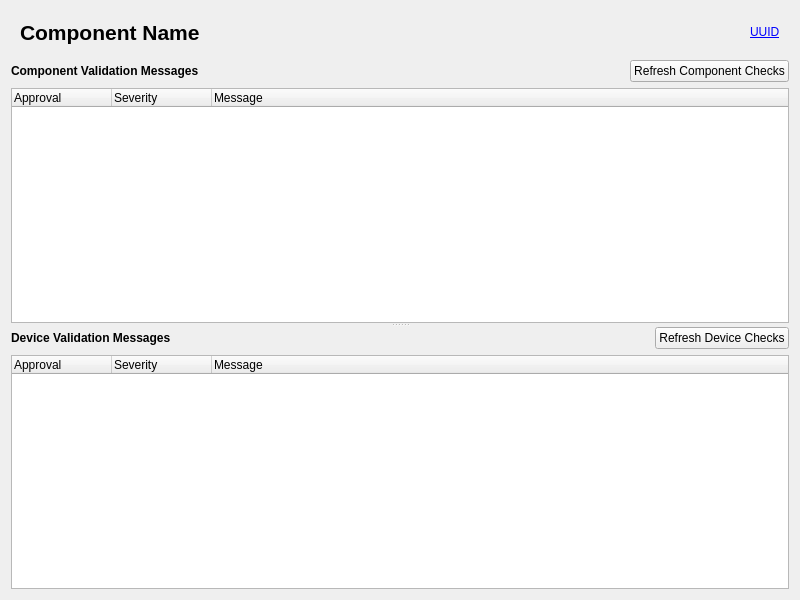
<?xml version="1.0" encoding="UTF-8"?>
<ui version="4.0">
 <class>ComponentReviewPage</class>
 <widget class="QWidget" name="ComponentReviewPage">
  <property name="geometry">
   <rect>
    <x>0</x>
    <y>0</y>
    <width>800</width>
    <height>600</height>
   </rect>
  </property>
  <property name="windowTitle">
   <string>Component Review</string>
  </property>
  <layout class="QVBoxLayout" name="verticalLayout_main">
   <item>
    <widget class="QWidget" name="header_widget">
     <layout class="QHBoxLayout" name="horizontalLayout_header">
      <item>
       <widget class="QLabel" name="label_component_name">
        <property name="font">
         <font>
          <pointsize>16</pointsize>
          <weight>75</weight>
          <bold>true</bold>
         </font>
        </property>
        <property name="text">
         <string>Component Name</string>
        </property>
       </widget>
      </item>
      <item>
       <spacer name="horizontalSpacer_header">
        <property name="orientation">
         <enum>Qt::Horizontal</enum>
        </property>
        <property name="sizeHint" stdset="0">
         <size>
          <width>40</width>
          <height>20</height>
         </size>
        </property>
       </spacer>
      </item>
      <item>
       <widget class="QLabel" name="label_component_uuid">
        <property name="text">
         <string>&lt;a href="#"&gt;UUID&lt;/a&gt;</string>
        </property>
        <property name="openExternalLinks">
         <bool>false</bool>
        </property>
       </widget>
      </item>
     </layout>
    </widget>
   </item>
   <item>
    <widget class="QSplitter" name="main_splitter">
     <property name="orientation">
      <enum>Qt::Vertical</enum>
     </property>
     <widget class="QWidget" name="component_validation_widget">
      <layout class="QVBoxLayout" name="verticalLayout_component_validation">
       <item>
        <layout class="QHBoxLayout" name="horizontalLayout_component_validation_header">
         <item>
          <widget class="QLabel" name="label_component_validation_header">
           <property name="font">
            <font>
             <weight>75</weight>
             <bold>true</bold>
            </font>
           </property>
           <property name="text">
            <string>Component Validation Messages</string>
           </property>
          </widget>
         </item>
         <item>
          <spacer name="horizontalSpacer_component_validation">
           <property name="orientation">
            <enum>Qt::Horizontal</enum>
           </property>
           <property name="sizeHint" stdset="0">
            <size>
             <width>40</width>
             <height>20</height>
            </size>
           </property>
          </spacer>
         </item>
         <item>
          <widget class="QPushButton" name="button_refresh_component_checks">
           <property name="text">
            <string>Refresh Component Checks</string>
           </property>
          </widget>
         </item>
        </layout>
       </item>
       <item>
        <widget class="QTreeWidget" name="component_validation_tree">
         <property name="rootIsDecorated">
          <bool>false</bool>
         </property>
         <column>
          <property name="text">
           <string>Approval</string>
          </property>
         </column>
         <column>
          <property name="text">
           <string>Severity</string>
          </property>
         </column>
         <column>
          <property name="text">
           <string>Message</string>
          </property>
         </column>
        </widget>
       </item>
      </layout>
     </widget>
     <widget class="QWidget" name="device_validation_widget">
      <layout class="QVBoxLayout" name="verticalLayout_device_validation">
       <item>
        <layout class="QHBoxLayout" name="horizontalLayout_device_validation_header">
         <item>
          <widget class="QLabel" name="label_device_validation_header">
           <property name="font">
            <font>
             <weight>75</weight>
             <bold>true</bold>
            </font>
           </property>
           <property name="text">
            <string>Device Validation Messages</string>
           </property>
          </widget>
         </item>
         <item>
          <spacer name="horizontalSpacer_device_validation">
           <property name="orientation">
            <enum>Qt::Horizontal</enum>
           </property>
           <property name="sizeHint" stdset="0">
            <size>
             <width>40</width>
             <height>20</height>
            </size>
           </property>
          </spacer>
         </item>
         <item>
          <widget class="QPushButton" name="button_refresh_device_checks">
           <property name="text">
            <string>Refresh Device Checks</string>
           </property>
          </widget>
         </item>
        </layout>
       </item>
       <item>
        <widget class="QTreeWidget" name="device_validation_tree">
         <property name="rootIsDecorated">
          <bool>false</bool>
         </property>
         <column>
          <property name="text">
           <string>Approval</string>
          </property>
         </column>
         <column>
          <property name="text">
           <string>Severity</string>
          </property>
         </column>
         <column>
          <property name="text">
           <string>Message</string>
          </property>
         </column>
        </widget>
       </item>
      </layout>
     </widget>
    </widget>
   </item>
  </layout>
 </widget>
 <resources/>
 <connections/>
</ui>
